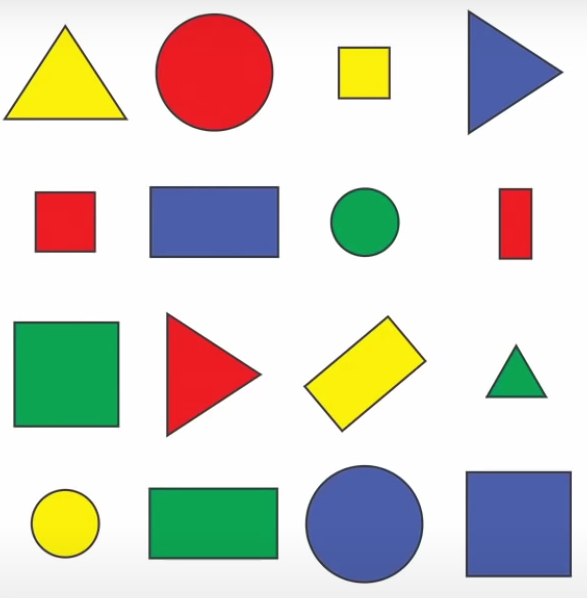
#> input picture images/shapes.png, 587 x 598 px
$ python shapeDetection.py
#> lines starting #> are read from the running program, lines starting #| are printed output that depends on the picture; after the words box and inside, x2 and y2 are one past the last pixel; in counts of white or black regions, pixels touching at a corner belong together
import cv2 as cv
import numpy as np

def stackImages(scale,imgArray):
    rows = len(imgArray)
    cols = len(imgArray[0])
    rowsAvailable = isinstance(imgArray[0], list)
    width = imgArray[0][0].shape[1]
    height = imgArray[0][0].shape[0]
    if rowsAvailable:
        for x in range ( 0, rows):
            for y in range(0, cols):
                if imgArray[x][y].shape[:2] == imgArray[0][0].shape [:2]:
                    imgArray[x][y] = cv.resize(imgArray[x][y], (0, 0), None, scale, scale)
                else:
                    imgArray[x][y] = cv.resize(imgArray[x][y], (imgArray[0][0].shape[1], imgArray[0][0].shape[0]), None, scale, scale)
                if len(imgArray[x][y].shape) == 2: imgArray[x][y]= cv.cvtColor( imgArray[x][y], cv.COLOR_GRAY2BGR)
        imageBlank = np.zeros((height, width, 3), np.uint8)
        hor = [imageBlank]*rows
        hor_con = [imageBlank]*rows
        for x in range(0, rows):
            hor[x] = np.hstack(imgArray[x])
        ver = np.vstack(hor)
    else:
        for x in range(0, rows):
            if imgArray[x].shape[:2] == imgArray[0].shape[:2]:
                imgArray[x] = cv.resize(imgArray[x], (0, 0), None, scale, scale)
            else:
                imgArray[x] = cv.resize(imgArray[x], (imgArray[0].shape[1], imgArray[0].shape[0]), None,scale, scale)
            if len(imgArray[x].shape) == 2: imgArray[x] = cv.cvtColor(imgArray[x], cv.COLOR_GRAY2BGR)
        hor= np.hstack(imgArray)
        ver = hor
    return ver


def getContours(img):
	contours,hierarchy=cv.findContours(img,cv.RETR_EXTERNAL,cv.CHAIN_APPROX_NONE)

	for cont in contours:
		area=cv.contourArea(cont)
		if area>500:
			cv.drawContours(imgContour,cont,-1,(255,0,0),5)
			peri=cv.arcLength(cont,True)
			approx=cv.approxPolyDP(cont,0.02*peri,True)
			print("No of Corners = ",len(approx))
			objCor=len(approx)
			x,y,w,h=cv.boundingRect(approx)


			if objCor==3:
				ObjectType="Triangle"
			elif objCor==4:
				aspRatio=w/float(h)
				if aspRatio>0.95 and aspRatio <1.05:
					ObjectType="Square"
				else:
					ObjectType="Rectangle"
			elif objCor>4:
				ObjectType="Circle"
			else:
				ObjectType="None"
			cv.rectangle(imgContour,(x,y),(x+w,y+h),(0,255,0),6 )
			cv.putText(imgContour,ObjectType,(x+(w//2)-10,y+(h//2)-10),cv.FONT_HERSHEY_COMPLEX,0.7,(0,0,0),2)


path='images/shapes.png'

img=cv.imread(path)
#> img is the input picture: shape (598, 587, 3); mean B, G, R 202.2, 211, 211.6
imgContour=img.copy()

imgGray=cv.cvtColor(img,cv.COLOR_BGR2GRAY)
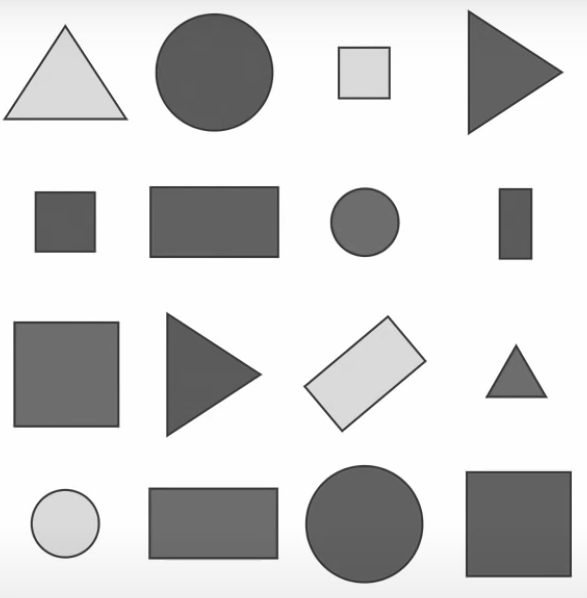
#> imgGray: shape (598, 587); min 47, max 255, mean 210.2
imgBlur=cv.GaussianBlur(imgGray,(7,7),1)
imgCanny=cv.Canny(imgBlur,50,50)
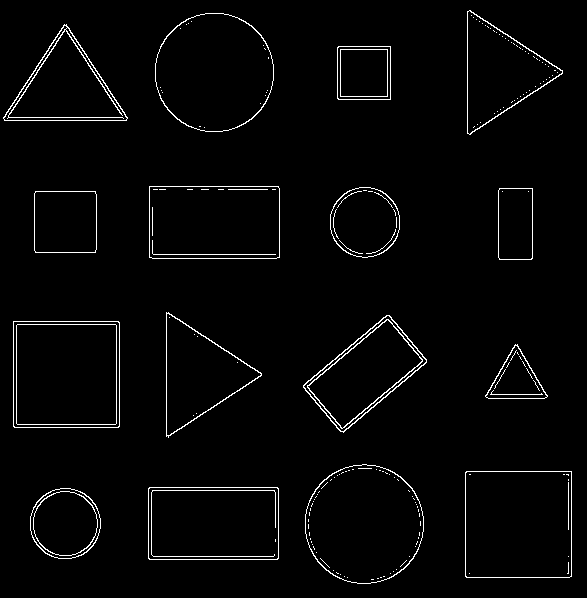
#> imgCanny: shape (598, 587); 2.4% white in thin lines or dots

getContours(imgCanny)
#> in getContours, `contours,hierarchy=cv.findContours(img,cv.RETR_EXTERNAL,cv.CHAIN_APPRO..`: contours = 16 contours; largest, box (x1, y1, x2, y2) and area: (13, 321, 120, 428) 11234, (465, 471, 572, 578) 11234, (305, 464, 424, 584) 11072, (155, 13, 274, 132) 11060, (148, 487, 279, 560) 9358
#> the loop in getContours, `for cont in contours:` made 16 passes
#> (area, peri, approx, objCor, x, y, w, h) on passes 2, 3, 6, 7, 9, 10, 12: (9358, 401.7, [[148, 488], [149, 559], [278, 558], [277, 487]], 4, 148, 487, 131, 73), (11233.5, 422.2, [[465, 472], [466, 577], [571, 576], [571, 471]], 4, 465, 471, 107, 107), (11234.5, 422.2, [[13, 321], [13, 426], [118, 427], [119, 322]], 4, 13, 321, 107, 107), (6926.5, 354.1, [[389, 315], [303, 385], [340, 431], [426, 362]], 4, 303, 315, 124, 117), (3774, 243.7, [[35, 191], [35, 252], [95, 252], [95, 191]], 4, 35, 191, 61, 62), (2410.5, 208.2, [[499, 188], [498, 257], [531, 259], [532, 188]], 4, 498, 188, 35, 72), (9353.5, 402.2, [[149, 186], [149, 257], [279, 257], [278, 186]], 4, 149, 186, 131, 72)
#> (area, peri, approx, objCor, x, y, w, h) on passes 5, 8, 14, 16: (1779, 195.3, [[515, 344], [485, 396], [546, 397]], 3, 485, 344, 62, 54), (6095, 370.2, [[166, 312], [168, 437], [261, 373]], 3, 166, 312, 96, 126), (6210, 368.2, [[3, 117], [127, 118], [66, 24]], 3, 3, 24, 125, 95), (6154.5, 365.9, [[469, 10], [470, 134], [562, 70]], 3, 469, 10, 94, 125)
#| No of Corners =  8
#| No of Corners =  4
#| No of Corners =  4
#| No of Corners =  8
#| No of Corners =  3
#| No of Corners =  4
#| No of Corners =  4
#| No of Corners =  3
#> (further printed lines are left out)
#> after the loop in getContours, `for cont in contours:`:
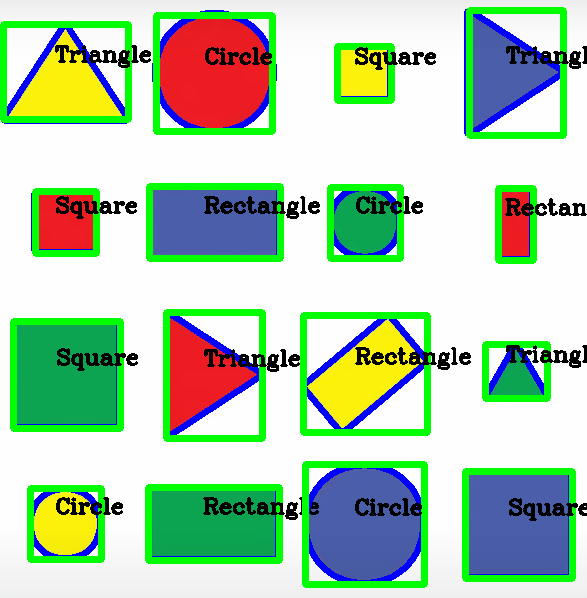
#> imgContour: shape (598, 587, 3); 18.14% of pixels changed, all inside (x1, y1, x2, y2) = (0, 7, 587, 588)

imgBlank=np.zeros_like(img)
imgStack=stackImages(0.6,([img,imgGray,imgBlur],
						[imgCanny,imgContour,imgBlank]))
#> after the loop in stackImages, `for x in range(0, rows):`: hor = 2 items
#> in stackImages, `ver = np.vstack(hor)`:
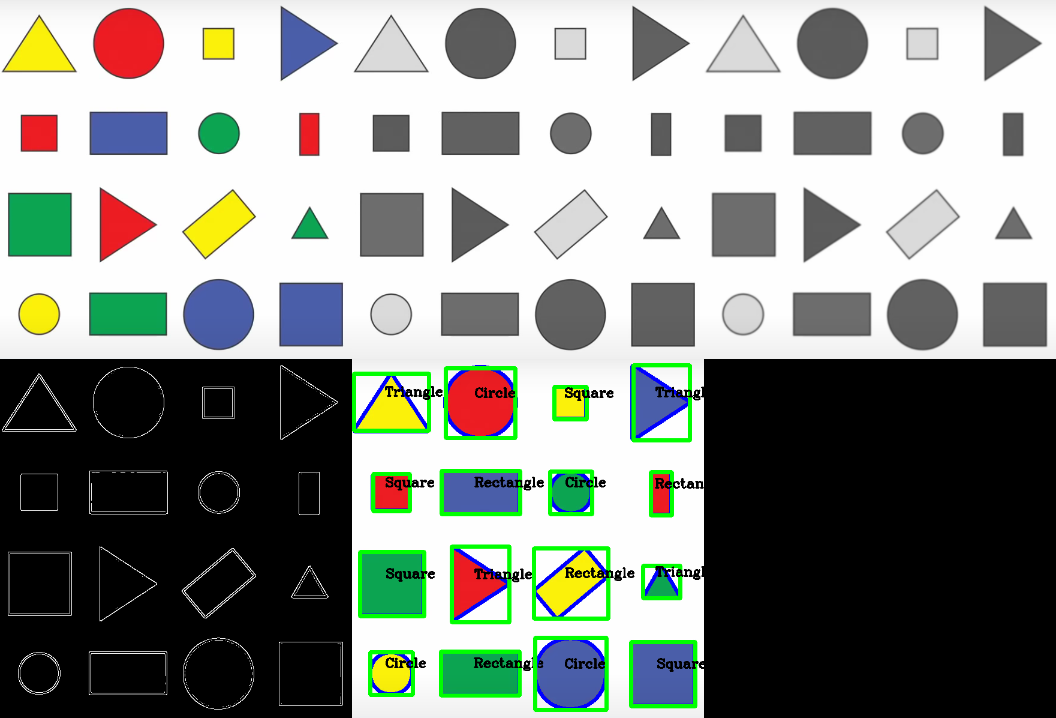
#> ver: shape (718, 1056, 3); mean of channels 0, 1, 2 134.1, 140.3, 135.7; drawn as B, G, R

cv.imshow("stack",imgStack)
cv.waitKey(0)

$ run again, with images/cool.png copied over images/shapes.png
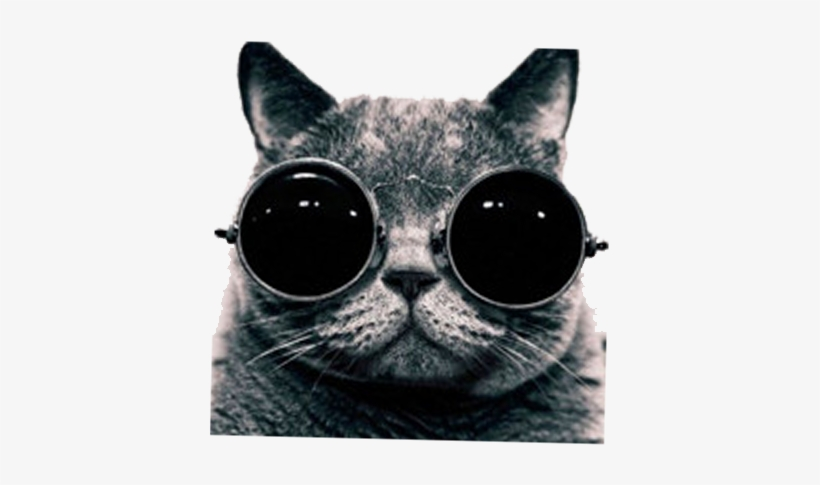
#> input picture images/cool.png, 820 x 485 px
#> img is the input picture: shape (485, 820, 3); mean B, G, R 187.8, 187.2, 185.9
#> `imgCanny=cv.Canny(imgBlur,50,50)`:
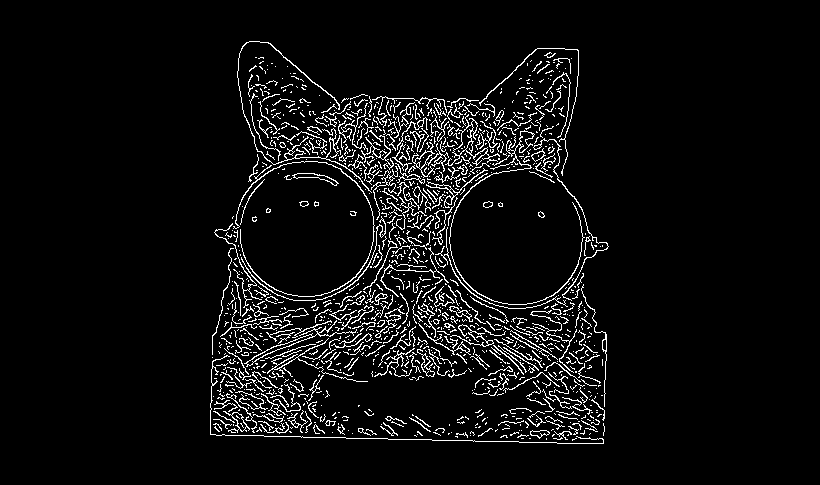
#> imgCanny: shape (485, 820); 5.5% white in thin lines or dots, all inside (x1, y1, x2, y2) = (210, 41, 609, 444)
#> contours = 1220 contours, 1152 with area under 20; largest, box (x1, y1, x2, y2) and area: (445, 114, 500, 166) 395, (449, 130, 585, 305) 334, (244, 320, 357, 367) 312, (292, 173, 339, 186) 172, (237, 41, 372, 193) 168
#> the loop in getContours, `for cont in contours:` made 1220 passes
#> area on pass 27: 86
#> after the loop in stackImages, `for x in range(0, rows):`: hor = 2 items
#> in stackImages, `ver = np.vstack(hor)`:
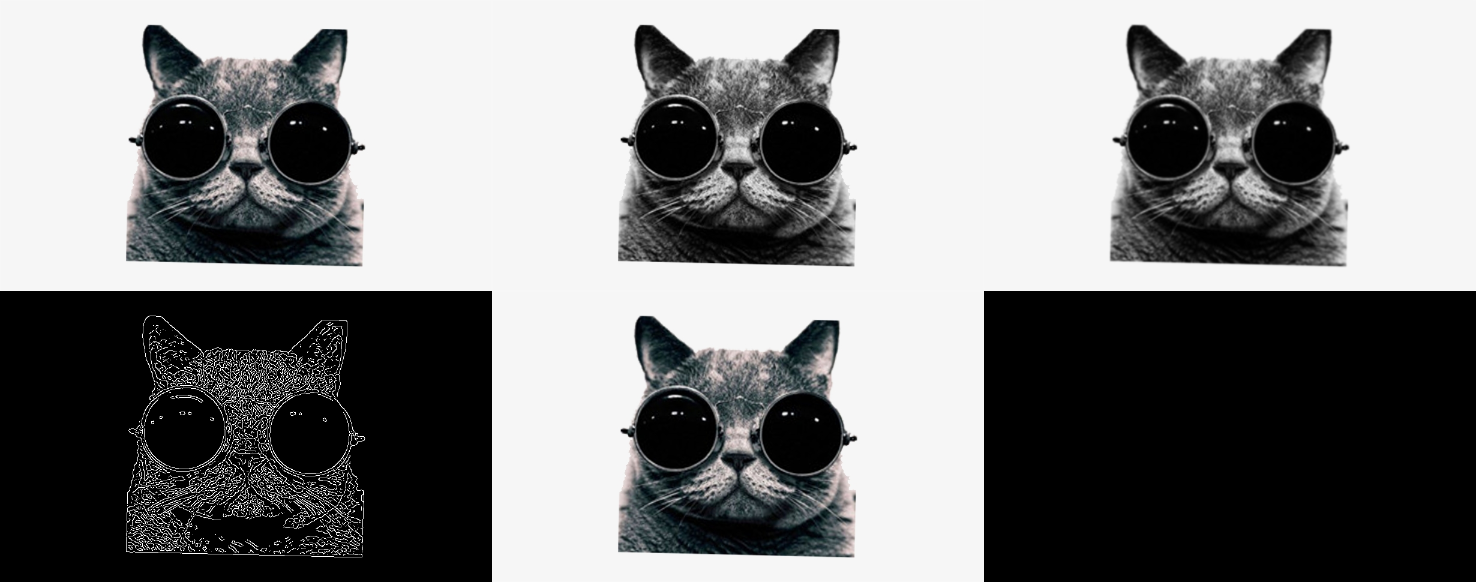
#> ver: shape (582, 1476, 3); mean of channels 0, 1, 2 127.2, 127, 126.6; drawn as B, G, R
